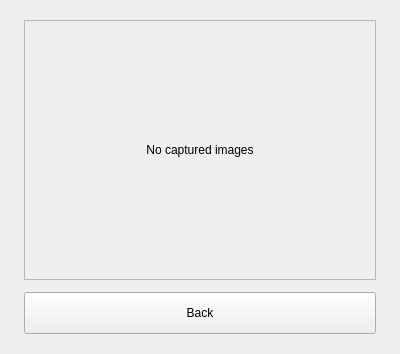
<?xml version="1.0" encoding="UTF-8"?>
<ui version="4.0">
 <class>ShowImagePage</class>
 <widget class="QWidget" name="ShowImagePage">
  <property name="geometry">
   <rect>
    <x>0</x>
    <y>0</y>
    <width>400</width>
    <height>300</height>
   </rect>
  </property>
    <property name="windowTitle">
     <string>View Images</string>
    </property>
    <layout class="QVBoxLayout" name="showImagePageLayout">
     <property name="spacing">
        <number>12</number>
     </property>
     <property name="leftMargin">
        <number>24</number>
     </property>
     <property name="topMargin">
        <number>20</number>
     </property>
     <property name="rightMargin">
        <number>24</number>
     </property>
     <property name="bottomMargin">
        <number>20</number>
     </property>
     <item>
        <widget class="QLabel" name="label_show_image">
         <property name="minimumSize">
            <size>
             <width>320</width>
             <height>260</height>
            </size>
         </property>
         <property name="text">
            <string>No captured images</string>
         </property>
         <property name="alignment">
            <set>Qt::AlignCenter</set>
         </property>
         <property name="frameShape">
            <enum>QFrame::StyledPanel</enum>
         </property>
         <property name="frameShadow">
            <enum>QFrame::Raised</enum>
         </property>
         <property name="sizePolicy">
            <sizepolicy hsizetype="Expanding" vsizetype="Expanding">
             <horstretch>0</horstretch>
             <verstretch>1</verstretch>
            </sizepolicy>
         </property>
        </widget>
     </item>
     <item>
        <widget class="QPushButton" name="button_exit">
         <property name="minimumSize">
            <size>
             <width>0</width>
             <height>42</height>
            </size>
         </property>
         <property name="text">
            <string>Back</string>
         </property>
        </widget>
     </item>
    </layout>
 </widget>
 <resources/>
 <connections/>
</ui>
